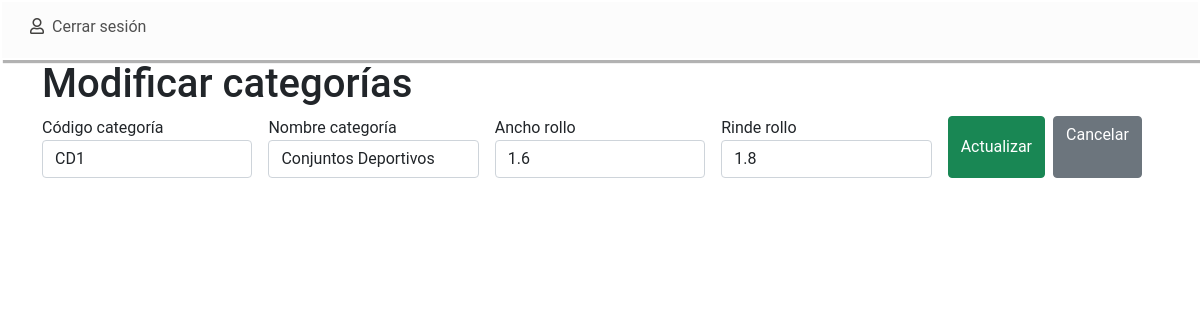
/catEditBD.php?id=CD1, run on the app's committed database.
### tables this page shows
CREATE TABLE `cat_productos` (
  `ID_BD` int(11) NOT NULL,
  `idCodigo_Cat` varchar(50) NOT NULL,
  `Nombre_Categoría` varchar(50) NOT NULL,
  `AnchoRollo` float NOT NULL,
  `RindeRollo` float NOT NULL
);

### catEditBD.php (the view, shortened to what this page needs)
<?php
require 'conexion.php';
$id = $_GET['id'];
$sql = "SELECT * FROM cat_productos WHERE idCodigo_Cat= '$id'";
$resultado = mysqli_query($conexion, $sql);
$row = mysqli_fetch_array($resultado);
?>
<!DOCTYPE html>
<html lang="es">
<head>
    <link rel="stylesheet" href="css/estilos.css">
    <link href="https://cdn.jsdelivr.net/npm/bootstrap@5.0.2/dist/css/bootstrap.min.css" rel="stylesheet">
    <link href="https://maxcdn.bootstrapcdn.com/font-awesome/4.7.0/css/font-awesome.min.css" rel="stylesheet">
    <link rel="stylesheet" href="https://pro.fontawesome.com/releases/v5.10.0/css/all.css"/>
</head>
<body>
    <header>
        <div class="container-iconos_header">
            <div class="cerrarSesion_header">
                <li><i class="far fa-user"></i><a href="sesion.php">Cerrar sesión</a></li>
            </div>
        </div>
    </header>
    <main>
        <div class="container">
            <div class="row">
                <h1>Modificar categorías</h1>
            </div>
            <form action="catUpdaBD.php" method="POST">
                <div class="row g-3">
                    <div class="col">
                        <label for="inputCodCat">Código categoría</label>
                        <input type="text" class="form-control" name="idCodigo_Cat" value="<?php echo $row['idCodigo_Cat'];?>" id="inputCodCat" placeholder="Código categoría">
                    </div>
                    <div class="col">
                        <label for="inputNomCat">Nombre categoría</label>
                        <input type="text" class="form-control" aria-label="Last name" name="Nombre_Categoría" value="<?php echo $row['Nombre_Categoría'];?>" id="inputNomCat" placeholder="Nombre categoría">
                    </div>
                    <div class="col">
                        <label for="inputAncRollo">Ancho rollo</label>
                        <input type="text" class="form-control" aria-label="First name" name="AnchoRollo" value="<?php echo $row['AnchoRollo'];?>" id="inputAncRollo" placeholder="Ancho rollo">
                    </div>
                    <div class="col">
                        <label for="inputRinRollo">Rinde rollo</label>
                        <input type="text" class="form-control" aria-label="First name" name="RindeRollo" value="<?php echo $row['RindeRollo'];?>" id="inputRinRollo" placeholder="Rinde rollo">
                    </div>
                    <div class="col d-grid gap-2 d-md-flex">
                        <button class="btn btn-success" type="submit">Actualizar</button>
                        <a href="categorias.php" class="btn btn-secondary">Cancelar</a>
                    </div>
                </div>
            </form>
        </div>
    </main>
</body>
</html>

### css/estilos.css (style rules this page uses)
* { font-family: 'Roboto', sans-serif; }
header, footer { width: 100%; margin-right: auto; margin-left: auto; box-shadow: inset 0 0 0 2px rgb(255,255,255), 3px 3px 1px rgba(0,0,0,0.3); }
header { background-color: rgb(252, 252, 252); }
.container-iconos_header { display: flex; flex-direction: row; justify-content: space-between; }
.Redes_header, .inicioSesion_header, .cerrarSesion_header { height: 60px; padding: 15px 20px; display: flex; flex-direction: row; justify-content: space-around; }
.Redes_header li, .inicioSesion_header li, .cerrarSesion_header li { list-style: none; display: inline-block; padding-left: 10px; }
.Redes_header li i, .inicioSesion_header li i, .cerrarSesion_header li i { padding-right: 8px; color: #434240; }
.Redes_header li a, .inicioSesion_header li a, .cerrarSesion_header li a { text-decoration: none; color: #505050; }
.Contenedor_menu-principal a, i { text-decoration: none; color: #646362; }

### data on the page
cat_productos: idCodigo_Cat "CD1", Nombre_Categoría "Conjuntos Deportivos", AnchoRollo "1.6", RindeRollo "1.8"
